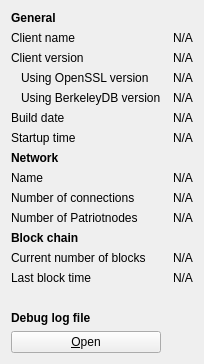
     <widget class="QWidget" name="tab_info">
      <attribute name="title">
       <string>&amp;Information</string>
      </attribute>
      <layout class="QGridLayout" name="gridLayout" columnstretch="0,0">
       <property name="horizontalSpacing">
        <number>12</number>
       </property>
       <item row="0" column="0">
        <widget class="QLabel" name="generalHeader">
         <property name="font">
          <font>
           <weight>75</weight>
           <bold>true</bold>
          </font>
         </property>
         <property name="text">
          <string>General</string>
         </property>
        </widget>
       </item>
       <item row="1" column="0">
        <widget class="QLabel" name="clientNameLabel">
         <property name="text">
          <string>Client name</string>
         </property>
        </widget>
       </item>
       <item row="1" column="1">
        <widget class="QLabel" name="clientName">
         <property name="cursor">
          <cursorShape>IBeamCursor</cursorShape>
         </property>
         <property name="text">
          <string>N/A</string>
         </property>
         <property name="textFormat">
          <enum>Qt::PlainText</enum>
         </property>
         <property name="textInteractionFlags">
          <set>Qt::LinksAccessibleByMouse|Qt::TextSelectableByKeyboard|Qt::TextSelectableByMouse</set>
         </property>
        </widget>
       </item>
       <item row="2" column="0">
        <widget class="QLabel" name="clientVersionLabel">
         <property name="text">
          <string>Client version</string>
         </property>
        </widget>
       </item>
       <item row="2" column="1">
        <widget class="QLabel" name="clientVersion">
         <property name="cursor">
          <cursorShape>IBeamCursor</cursorShape>
         </property>
         <property name="text">
          <string>N/A</string>
         </property>
         <property name="textFormat">
          <enum>Qt::PlainText</enum>
         </property>
         <property name="textInteractionFlags">
          <set>Qt::LinksAccessibleByMouse|Qt::TextSelectableByKeyboard|Qt::TextSelectableByMouse</set>
         </property>
        </widget>
       </item>
       <item row="3" column="0">
        <widget class="QLabel" name="openSSLVersionLabel">
         <property name="text">
          <string>Using OpenSSL version</string>
         </property>
         <property name="indent">
          <number>10</number>
         </property>
        </widget>
       </item>
       <item row="3" column="1">
        <widget class="QLabel" name="openSSLVersion">
         <property name="cursor">
          <cursorShape>IBeamCursor</cursorShape>
         </property>
         <property name="text">
          <string>N/A</string>
         </property>
         <property name="textFormat">
          <enum>Qt::PlainText</enum>
         </property>
         <property name="textInteractionFlags">
          <set>Qt::LinksAccessibleByMouse|Qt::TextSelectableByKeyboard|Qt::TextSelectableByMouse</set>
         </property>
        </widget>
       </item>
       <item row="4" column="0">
        <widget class="QLabel" name="berkeleyDBVersionLabel">
         <property name="text">
          <string>Using BerkeleyDB version</string>
         </property>
         <property name="indent">
          <number>10</number>
         </property>
        </widget>
       </item>
       <item row="4" column="1">
        <widget class="QLabel" name="berkeleyDBVersion">
         <property name="cursor">
          <cursorShape>IBeamCursor</cursorShape>
         </property>
         <property name="text">
          <string>N/A</string>
         </property>
         <property name="textFormat">
          <enum>Qt::PlainText</enum>
         </property>
         <property name="textInteractionFlags">
          <set>Qt::LinksAccessibleByMouse|Qt::TextSelectableByKeyboard|Qt::TextSelectableByMouse</set>
         </property>
        </widget>
       </item>
       <item row="5" column="0">
        <widget class="QLabel" name="buildDateLabel">
         <property name="text">
          <string>Build date</string>
         </property>
        </widget>
       </item>
       <item row="5" column="1">
        <widget class="QLabel" name="buildDate">
         <property name="cursor">
          <cursorShape>IBeamCursor</cursorShape>
         </property>
         <property name="text">
          <string>N/A</string>
         </property>
         <property name="textFormat">
          <enum>Qt::PlainText</enum>
         </property>
         <property name="textInteractionFlags">
          <set>Qt::LinksAccessibleByMouse|Qt::TextSelectableByKeyboard|Qt::TextSelectableByMouse</set>
         </property>
        </widget>
       </item>
       <item row="6" column="0">
        <widget class="QLabel" name="startupTimeLabel">
         <property name="text">
          <string>Startup time</string>
         </property>
        </widget>
       </item>
       <item row="6" column="1">
        <widget class="QLabel" name="startupTime">
         <property name="cursor">
          <cursorShape>IBeamCursor</cursorShape>
         </property>
         <property name="text">
          <string>N/A</string>
         </property>
         <property name="textFormat">
          <enum>Qt::PlainText</enum>
         </property>
         <property name="textInteractionFlags">
          <set>Qt::LinksAccessibleByMouse|Qt::TextSelectableByKeyboard|Qt::TextSelectableByMouse</set>
         </property>
        </widget>
       </item>
       <item row="7" column="0">
        <widget class="QLabel" name="networkHeader">
         <property name="font">
          <font>
           <weight>75</weight>
           <bold>true</bold>
          </font>
         </property>
         <property name="text">
          <string>Network</string>
         </property>
        </widget>
       </item>
       <item row="8" column="0">
        <widget class="QLabel" name="networkNameLabel">
         <property name="text">
          <string>Name</string>
         </property>
        </widget>
       </item>
       <item row="8" column="1">
        <widget class="QLabel" name="networkName">
         <property name="cursor">
          <cursorShape>IBeamCursor</cursorShape>
         </property>
         <property name="text">
          <string>N/A</string>
         </property>
         <property name="textFormat">
          <enum>Qt::PlainText</enum>
         </property>
         <property name="textInteractionFlags">
          <set>Qt::LinksAccessibleByMouse|Qt::TextSelectableByKeyboard|Qt::TextSelectableByMouse</set>
         </property>
        </widget>
       </item>
       <item row="9" column="0">
        <widget class="QLabel" name="numberOfConnectionsLabel">
         <property name="text">
          <string>Number of connections</string>
         </property>
        </widget>
       </item>
       <item row="9" column="1">
        <widget class="QLabel" name="numberOfConnections">
         <property name="cursor">
          <cursorShape>IBeamCursor</cursorShape>
         </property>
         <property name="text">
          <string>N/A</string>
         </property>
         <property name="textFormat">
          <enum>Qt::PlainText</enum>
         </property>
         <property name="textInteractionFlags">
          <set>Qt::LinksAccessibleByMouse|Qt::TextSelectableByKeyboard|Qt::TextSelectableByMouse</set>
         </property>
        </widget>
       </item>
       <item row="10" column="0">
        <widget class="QLabel" name="patriotnodeCountLabel">
         <property name="text">
          <string>Number of Patriotnodes</string>
         </property>
        </widget>
       </item>
       <item row="10" column="1">
        <widget class="QLabel" name="patriotnodeCount">
         <property name="cursor">
          <cursorShape>IBeamCursor</cursorShape>
         </property>
         <property name="text">
          <string>N/A</string>
         </property>
         <property name="textFormat">
          <enum>Qt::PlainText</enum>
         </property>
         <property name="textInteractionFlags">
          <set>Qt::LinksAccessibleByMouse|Qt::TextSelectableByKeyboard|Qt::TextSelectableByMouse</set>
         </property>
        </widget>
       </item>
       <item row="11" column="0">
        <widget class="QLabel" name="blockchainHeader">
         <property name="font">
          <font>
           <weight>75</weight>
           <bold>true</bold>
          </font>
         </property>
         <property name="text">
          <string>Block chain</string>
         </property>
        </widget>
       </item>
       <item row="12" column="0">
        <widget class="QLabel" name="numberOfBlocksLabel">
         <property name="text">
          <string>Current number of blocks</string>
         </property>
        </widget>
       </item>
       <item row="12" column="1">
        <widget class="QLabel" name="numberOfBlocks">
         <property name="cursor">
          <cursorShape>IBeamCursor</cursorShape>
         </property>
         <property name="text">
          <string>N/A</string>
         </property>
         <property name="textFormat">
          <enum>Qt::PlainText</enum>
         </property>
         <property name="textInteractionFlags">
          <set>Qt::LinksAccessibleByMouse|Qt::TextSelectableByKeyboard|Qt::TextSelectableByMouse</set>
         </property>
        </widget>
       </item>
       <item row="13" column="0">
        <widget class="QLabel" name="lastBlockTimeLabel">
         <property name="text">
          <string>Last block time</string>
         </property>
        </widget>
       </item>
       <item row="13" column="1">
        <widget class="QLabel" name="lastBlockTime">
         <property name="cursor">
          <cursorShape>IBeamCursor</cursorShape>
         </property>
         <property name="text">
          <string>N/A</string>
         </property>
         <property name="textFormat">
          <enum>Qt::PlainText</enum>
         </property>
         <property name="textInteractionFlags">
          <set>Qt::LinksAccessibleByMouse|Qt::TextSelectableByKeyboard|Qt::TextSelectableByMouse</set>
         </property>
        </widget>
       </item>
       <item row="14" column="0">
        <spacer name="verticalSpacer_2">
         <property name="orientation">
          <enum>Qt::Vertical</enum>
         </property>
         <property name="sizeHint" stdset="0">
          <size>
           <width>20</width>
           <height>20</height>
          </size>
         </property>
        </spacer>
       </item>
       <item row="15" column="0">
        <widget class="QLabel" name="debugLogFileHeader">
         <property name="font">
          <font>
           <weight>75</weight>
           <bold>true</bold>
          </font>
         </property>
         <property name="text">
          <string>Debug log file</string>
         </property>
        </widget>
       </item>
       <item row="16" column="0">
        <widget class="QPushButton" name="openDebugLogfileButton">
         <property name="toolTip">
          <string>Open the TrumpCoin debug log file from the current data directory. This can take a few seconds for large log files.</string>
         </property>
         <property name="text">
          <string>&amp;Open</string>
         </property>
         <property name="autoDefault">
          <bool>false</bool>
         </property>
        </widget>
       </item>
      </layout>
     </widget>
